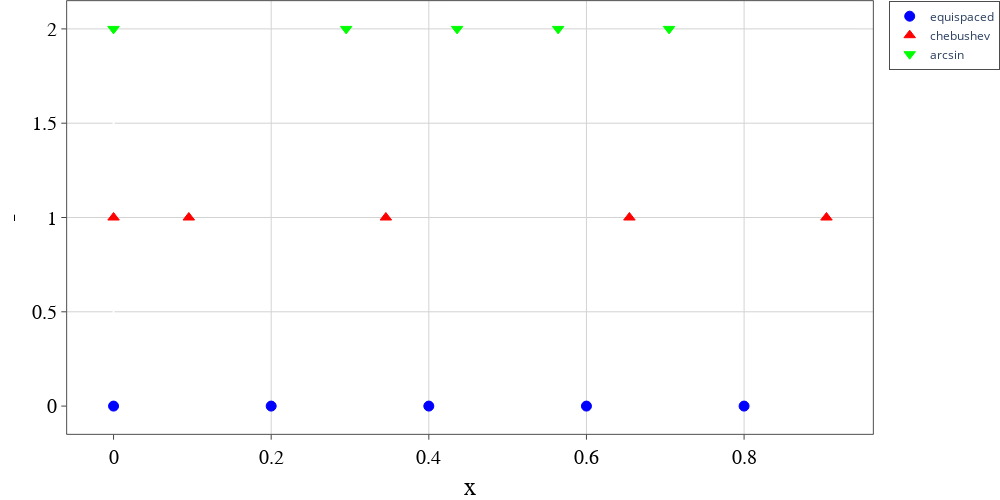

The cell this chart's notebook holds for it:
### Markdown cell above
# Mesh Generation

### Code cell
N = 5
list_x, list_y = [], []

f = Runge
df = Runge_diff

# Generation of equispaced mesh
xi_eq = Mesh(equispaced_mesh, N)
fi_eq = f(xi_eq)
list_x.append(xi_eq)
list_y.append(np.zeros(N))

# Generation of Chebushev mesh
xi_cheb = Mesh(chebushev_mesh, N)
fi_cheb = f(xi_cheb)
list_x.append(xi_cheb)
list_y.append(np.ones(N))

# Generation of arcsin mesh
xi_arc = Mesh(arcsin_mesh, N)
fi_arc = f(xi_arc)
list_x.append(xi_arc)
list_y.append(2*np.ones(N))

fn = "meshes.pdf"
plot_graph(list_x, list_y, names=['equispaced', 'chebushev', 'arcsin'], xtitle='x', ytitle='-', \
            image_name=fn, mode=['markers','markers','markers'],\
#             xrange=[0,4], yrange=[0,0.45],\
#             dash=['solid', 'solid', 'solid', 'dash', 'dash', 'dash', 'dash', 'dash'],\
            colors=['blue', 'red', 'hsv(120,100,100)', 'green', 'indigo', 'aqua', 'goldenrod', 'black', 'pink'],\
            marker_size=10,\
            marker_style = ['circle', 'triangle-up', 'triangle-down','square', 'diamond', 'cross',  'x-thin', 'cross-thin', 'circle', 'triangle-up', 'triangle-down' ],\
            width=1000, height=500, path="./")

### Figure 1 — Plotly figure (JSON) as saved in the notebook; plotly's stock layout.template omitted (floating-point values rounded to 4 significant figures)
{"data": [{"line": {"color": "blue", "dash": "solid", "width": 2}, "marker": {"line": {"color": "blue", "width": 1}, "size": 10, "symbol": "circle"}, "mode": "markers", "name": "equispaced", "textfont": {"color": "LightSeaGreen", "family": "Times New Roman", "size": 18}, "type": "scatter", "x": [0, 0.2, 0.4, 0.6, 0.8], "y": [0, 0, 0, 0, 0]}, {"line": {"color": "red", "dash": "dot", "width": 2}, "marker": {"line": {"color": "red", "width": 1}, "size": 10, "symbol": "triangle-up"}, "mode": "markers", "name": "chebushev", "textfont": {"color": "LightSeaGreen", "family": "Times New Roman", "size": 18}, "type": "scatter", "x": [0, 0.09549, 0.3455, 0.6545, 0.9045], "y": [1, 1, 1, 1, 1]}, {"line": {"color": "hsv(120,100,100)", "dash": "dash", "width": 2}, "marker": {"line": {"color": "hsv(120,100,100)", "width": 1}, "size": 10, "symbol": "triangle-down"}, "mode": "markers", "name": "arcsin", "textfont": {"color": "LightSeaGreen", "family": "Times New Roman", "size": 18}, "type": "scatter", "x": [0, 0.2952, 0.4359, 0.5641, 0.7048], "y": [2, 2, 2, 2, 2]}], "layout": {"autosize": false, "height": 500, "legend": {"bgcolor": "White", "bordercolor": "Black", "borderwidth": 0.7}, "margin": {"b": 0, "l": 0, "pad": 0.1, "r": 0, "t": 0}, "paper_bgcolor": "rgba(255, 255, 255, 1)", "plot_bgcolor": "rgba(255, 255, 255, 1)", "showlegend": true, "width": 1000, "xaxis": {"gridcolor": "lightgrey", "gridwidth": 1, "linecolor": "black", "linewidth": 0.7, "mirror": true, "range": [[0, 0, 0], [0.8, 0.9045, 0.7048]], "showline": true, "tickfont": {"color": "black", "family": "Times New Roman", "size": 20}, "ticks": "outside", "title": {"font": {"color": "black", "family": "Times New Roman", "size": 25}, "text": "x"}}, "yaxis": {"gridcolor": "lightgrey", "gridwidth": 1, "linecolor": "black", "linewidth": 0.7, "mirror": true, "range": [[0, 1, 2], [0, 1, 2]], "showline": true, "tickfont": {"color": "black", "family": "Times New Roman", "size": 20}, "ticks": "outside", "title": {"font": {"color": "black", "family": "Times New Roman", "size": 25}, "text": "-"}}}}
